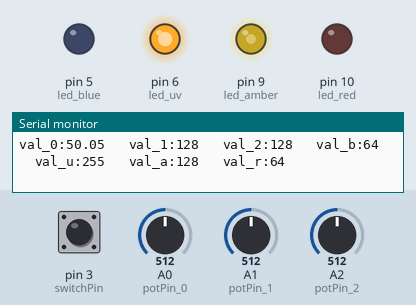
Recording of a sketch running on a simulated Arduino Uno, built with avr-gcc and run on an emulated ATmega328P. On the bench: output pins drawn as LEDs (lit = HIGH), the last lines printed to the serial monitor. The test bench sets the inputs (shaded band); at power-on: pin 3 (switchPin) LOW, A0 (potPin_0) = 512, A1 (potPin_1) = 512, A2 (potPin_2) = 512.

Above: at 1.2 s.
1.3 s: pin 3 (switchPin) pulled HIGH for 0.9 s
At 2.1 s:
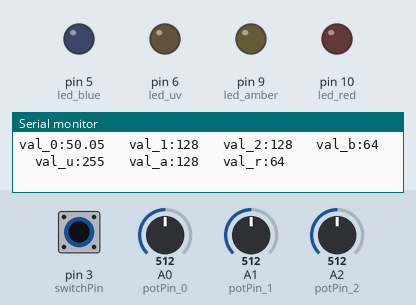
5.7 s: A0 (potPin_0) set to 716
At 7.09 s:
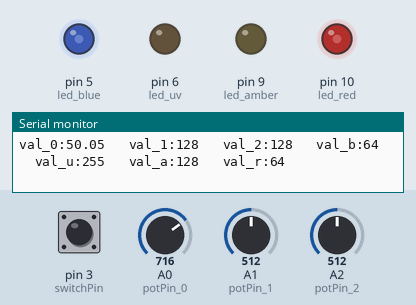
9.2 s: A1 (potPin_1) set to 716
12.7 s: A2 (potPin_2) set to 716
At 13.8 s:
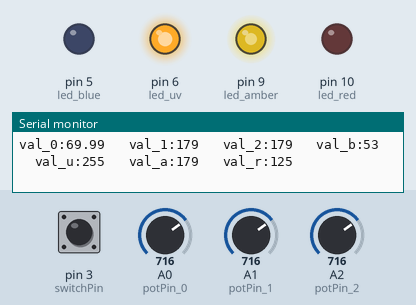
16.2 s: A0 (potPin_0) set to 900
At 16.26 s:
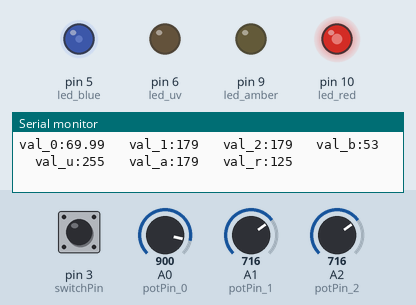
19.7 s: A1 (potPin_1) set to 900
Timing chart, 0 to 24.2 s (numbered marks = the images above; inputs shaded):
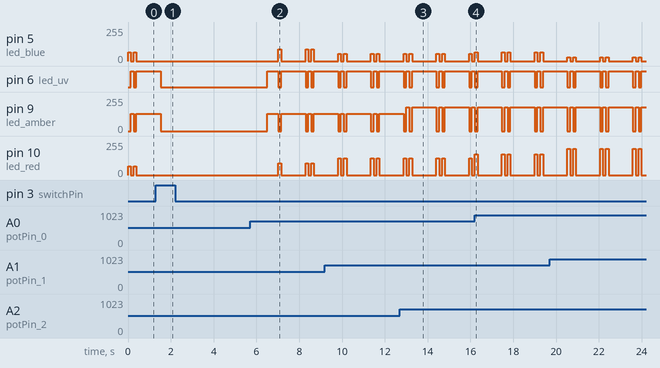

The sketch:

Nulling_003.ino
```cpp
/*
   Set val_u high (wide goal posts)

  DG:
   val_0:72.73  val_1:196   val_2:4   val_b:43  val_u:251   val_a:240   val_r:142 //amber stuck at 240
   val_0:10.07  val_1:183   val_2:39  val_b:7   val_u:216   val_a:39  val_r:18
   val_0:22.87  val_1:184   val_2:72  val_b:16  val_u:183   val_a:72  val_r:42 //first one I was particularly happy with
   val_0:22.76  val_1:186   val_2:72  val_b:15  val_u:183   val_a:72  val_r:42 //Not a full reading, just resetting goal posts, but I'm happy with this too (possibly slighthly less than above)

  LW:
  val_0:22.66   val_1:204   val_2:91  val_b:11  val_u:164   val_a:91  val_r:46 //match on just moving dials #2/#3 with #1 set to ~DG (23)
  val_0:34.63   val_1:205   val_2:98  val_b:17  val_u:157   val_a:98  val_r:70 //match just moving #1 after above
  val_0:34.68   val_1:196   val_2:89  val_b:20  val_u:166   val_a:89  val_r:67 //match back on #2/#3
  val_0:33.66   val_1:196   val_2:89  val_b:20  val_u:166   val_a:89  val_r:65 // final adjustment on #1

  SA:
  val_0:22.81   val_1:175   val_2:50  val_b:18  val_u:205   val_a:50  val_r:39 // dial #2/3 match
  val_0:20.75   val_1:175   val_2:50  val_b:16  val_u:205   val_a:50  val_r:36 //
  val_0:47.98   val_1:195   val_2:59  val_b:29  val_u:196   val_a:59  val_r:93 //aborted

  DG:
  (Try setting val_u high?)
  ... Is it high enough already?
  ... Is there any negative impact of having it higher?
  val_0:18.11   val_1:185   val_2:62  val_b:12  val_u:193   val_a:62   val_r:33 //DG @1522 18/07/2017. DIfficult match to make, resorted to using #1 in mode designed for #2/3, but fairly happy with result in both modes
  val_0:31.28   val_1:186   val_2:100 val_b:21  val_u:255   val_a:100  val_r:58 //DG Set val_u high (wide goal posts)


*/

const int led_blue  = 5; // the PWM pin the LED is attached to
const int led_uv    = 6;
const int led_amber = 9;
const int led_red   = 10;

const int switchPin = 3; //The toggle switch

const int potPin_0  = A0; //The potentiometers
const int potPin_1  = A1;
const int potPin_2  = A2;

const float L_hz    = 60; //double the actual 'hz' (30hz)
const unsigned long L_dark   = 5000; //5 seconds dark before pre-light
const long L_break  = 10000; //10 seconds break between pulses
const long L_pulse  = 1000; //1 second pulse

const float C_hz    = 8;
const long C_break  = 1000; // 1 second break between pulses
const long C_pulse  = 500;

float val_0;
int   val_1;
int   val_2;

int   val_b;
int   val_u;
int   val_a;
int   val_r;

int switchVal;
unsigned long currentTime;
unsigned long previousTime;

void setup() {
  // Input
  pinMode(switchPin, INPUT);

  // Output
  pinMode(led_blue, OUTPUT);
  pinMode(led_uv, OUTPUT);
  pinMode(led_amber, OUTPUT);
  pinMode(led_red, OUTPUT);

  Serial.begin(9600);
  previousTime = millis();
}

void loop() {
  switchVal = digitalRead(switchPin);
  //  // NARROW Goal Posts
  //  // percentage brightness of red/blue
  //  //0-1023 --> 10-60
  //  val_0 = 60 - (analogRead(potPin_0)) / 20.46;
  //
  //  // red/blue-ness: At one end, all blue, at the other all red
  //  //0-1023 --> 175-226
  //  val_1 = 226 - (analogRead(potPin_1) / 20);
  //
  //  // yellow/uv-ness
  //  //0-1023 --> 50-101
  //  val_2 = 101 - (analogRead(potPin_2) / 20);
  //
  //  val_b = int((256 - val_1) * (val_0 / 100));   //~25-75    *conversion factor (reduces) ... 0.25-75
  //  val_u = 255 - val_2;                          //~154-255
  //  val_a = val_2;                                //=50-101
  //  val_r = int(val_1       * (val_0 / 100));     //=175-226  *conversion factor (reduces) ... 1.75-226

  // WIDE goal posts
  // percentage brightness of red/blue
  //0-1023 --> 0-100
  val_0 = (analogRead(potPin_0)) / 10.23;

  // red/blue-ness: At one end, all blue, at the other all red
  //0-1023 --> 0-255
  val_1 = (analogRead(potPin_1) / 4);

  // yellow/uv-ness: Blue fader (amber stays high)
  //0-1023 --> 0-255
  val_2 = (analogRead(potPin_2) / 4);

  val_b = int((256 - val_1) * (val_0 / 100));
  val_u = 255;
  val_a = val_2;
  val_r = int(val_1       * (val_0 / 100));

  if (switchVal == HIGH) {
    while (currentTime < previousTime + L_dark) {
      analogWrite(led_blue,   0);
      analogWrite(led_uv,     0); //light off for 5 seconds
      analogWrite(led_amber,  0);
      analogWrite(led_red,    0);
      currentTime = millis();
    }

    currentTime = millis();
    if (currentTime < previousTime + L_break) {
      analogWrite(led_blue,   0);
      analogWrite(led_uv,     val_u);
      analogWrite(led_amber,  val_a);
      analogWrite(led_red,    0);
      delay(500);
    }
    else {
      analogWrite(led_blue,   0);
      analogWrite(led_uv,     val_u);
      analogWrite(led_amber,  val_a);
      analogWrite(led_red,    0);
      delay(1000 / L_hz);

      analogWrite(led_blue,   val_b);
      analogWrite(led_uv,     0);
      analogWrite(led_amber,  0);
      analogWrite(led_red,    val_r);
      delay(1000 / L_hz);

      if (currentTime > previousTime + L_break + L_pulse) {
        previousTime = currentTime;
      }

    }
  }
  else {
    analogWrite(led_blue,   val_b);
    analogWrite(led_uv,     0);
    analogWrite(led_amber,  0);
    analogWrite(led_red,    val_r);
    delay(1000 / C_hz);

    analogWrite(led_blue,   0);
    analogWrite(led_uv,     val_u);
    analogWrite(led_amber,  val_a);
    analogWrite(led_red,    0);
    delay(1000 / C_hz);

    currentTime = millis();
    if (currentTime > previousTime + C_pulse) {

      delay(C_break);
      previousTime = millis();
    }
  }

  String s1 = "val_0:";
  String s2 = "\t val_1:";
  String s3 = "\t val_2:";
  String s4 = "\t val_b:";
  String s5 = "\t val_u:";
  String s6 = "\t val_a:";
  String s7 = "\t val_r:";
  String s8 = s1 + val_0 + s2 + val_1 + s3 + val_2 + s4 + val_b + s5 + val_u + s6 + val_a + s7 + val_r;
  Serial.println(s8);

  //  String s9 = String(previousTime);
  //  Serial.print("previousTime: \t");
  //  Serial.println(s9);
  //  String s10 = String(currentTime);
  //  Serial.print("currentTime: \t");
  //  Serial.println(s10);
  //  String s11 = String(C_pulse);
  //  Serial.println(s11);
  //  Serial.println("--------");

}
```

Measured:
- after the input at 1.3 s, pin 5 (led_blue), pin 10 (led_red): stops changing and stays 0/255; pin 6 (led_uv): goes on until 1.5 s, then stays LOW; pin 9 (led_amber): goes on until 1.5 s, then stays 0/255
- by itself, pin 5 (led_blue), pin 10 (led_red): alternates 64/255 for 0.13 s and 0/255 for 0.14 s, 4 changes in all, then stays 0/255
